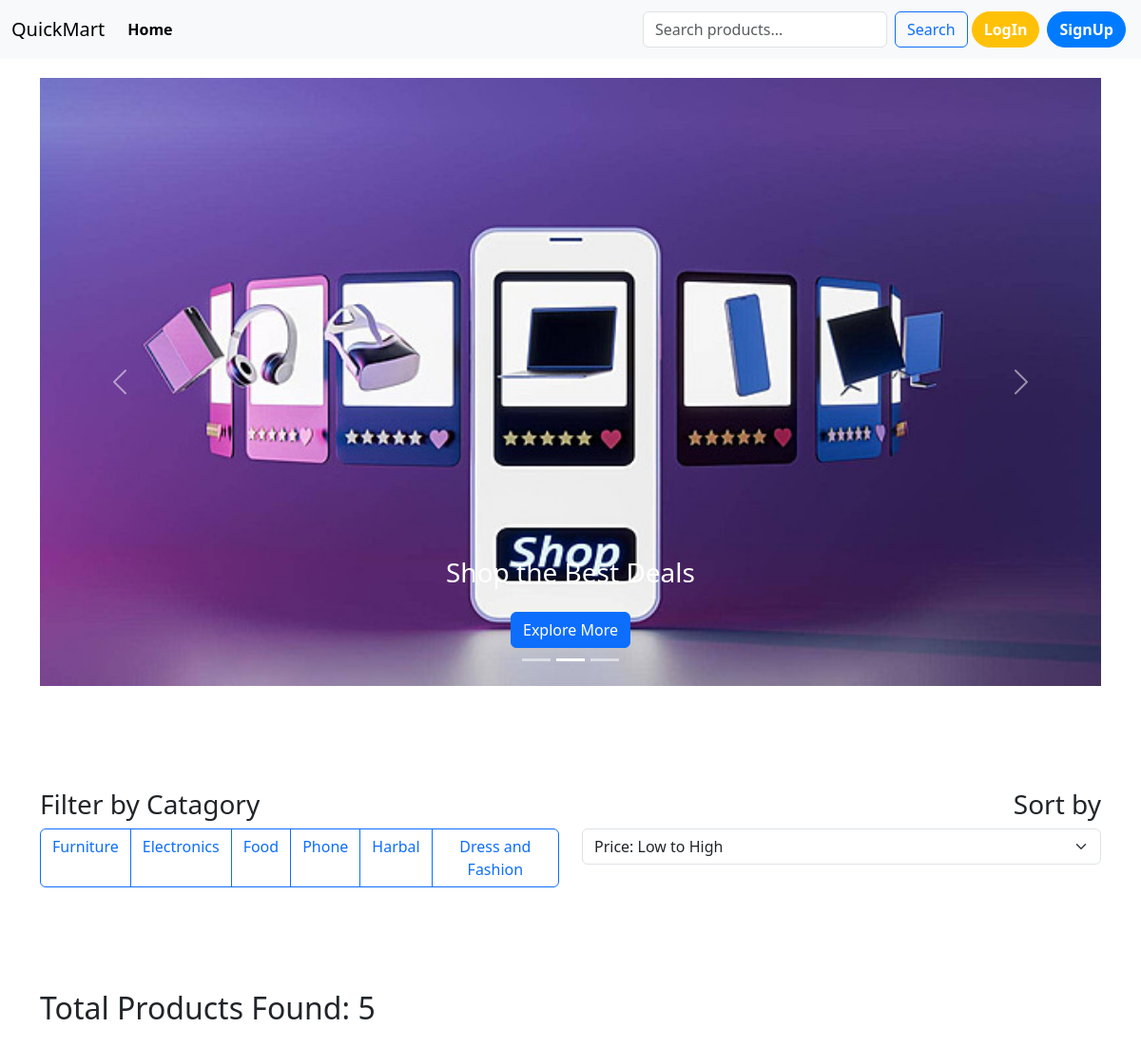
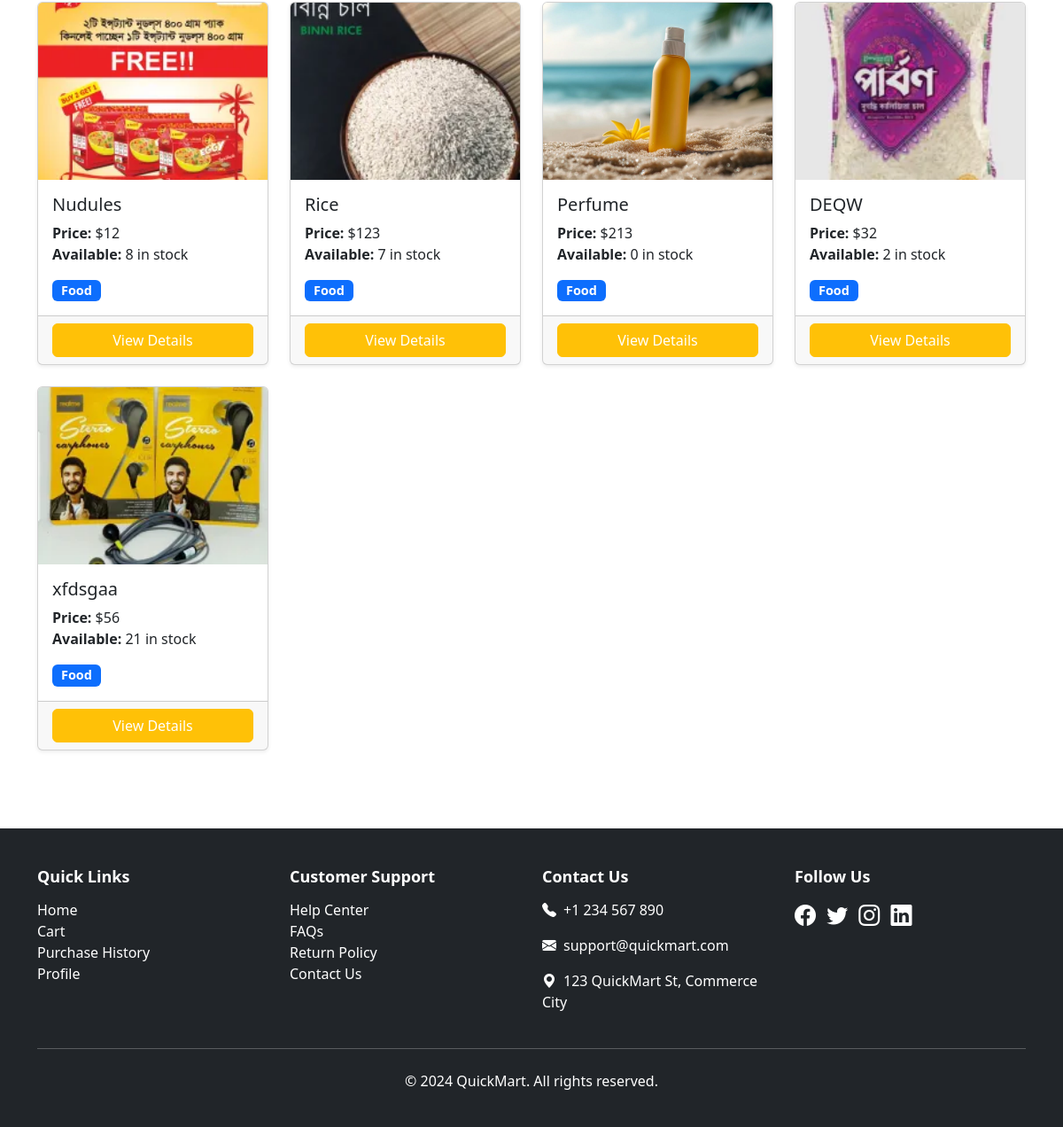
The page /brand/food/ on the database its author committed (2 pictures, top to bottom).
### second_app/models.py (models this page shows, shortened)
class Brand(models.Model):
    name=models.CharField(max_length=40)
    slug=models.SlugField(max_length=100,null=True,unique=True,blank=True)

class Product(models.Model):
    name=models.CharField(max_length=100)
    price=models.IntegerField()
    Brand=models.ForeignKey(Brand,on_delete=models.CASCADE)
    Quantity=models.IntegerField(null=True,blank=True)
    Description=models.TextField(blank=True,null=True)
    Image=models.ImageField(upload_to="second_app/medias/uploads/",blank=True,null=True)

### QuickMart/views.py (the view)
# urls.py: 2. Add a URL to urlpatterns:  path('', views.home, name='home')
def home(request,brand_slug=None):
    data=models.Product.objects.all()
    if brand_slug is not None:
        brand=models.Brand.objects.get(slug=brand_slug)
        data=models.Product.objects.filter(Brand=brand)
    brand=models.Brand.objects.all()
    return render(request,'home.html',{'data':data,'brand':brand})

### Templates/home.html (shortened to what this page needs)
{% extends "base.html" %} {% load static %} {% block content %}
<section class="container banner-container">
  <div
    id="carouselExampleIndicators"
    class="carousel slide"
    data-bs-ride="carousel"
    data-bs-interval="2000"
  >
    <div class="carousel-indicators">
      <button
        type="button"
        data-bs-target="#carouselExampleIndicators"
        data-bs-slide-to="0"
        class="active"
        aria-current="true"
        aria-label="Slide 1"
      ></button>
      <button
        type="button"
        data-bs-target="#carouselExampleIndicators"
        data-bs-slide-to="1"
        aria-label="Slide 2"
      ></button>
      <button
        type="button"
        data-bs-target="#carouselExampleIndicators"
        data-bs-slide-to="2"
        aria-label="Slide 3"
      ></button>
    </div>
    <div class="carousel-inner">
      <div class="carousel-item">
        <img
          src="{% static 'pngtree-technology-and-multimedia-online-shopping-concept-sale-tv-buy-photo-image_43548278.jpg' %}"
          class="d-block w-100 carousel-img"
          alt="Second Slide"
        />
        <div class="carousel-caption d-flex flex-column align-items-center">
          <h3>Shop the Best Deals</h3>
          <a href="#" class="btn btn-primary mt-3">Explore More</a>
        </div>
      </div>
    </div>
    <button
      class="carousel-control-prev"
      type="button"
      data-bs-target="#carouselExampleIndicators"
      data-bs-slide="prev"
    >
      <span class="carousel-control-prev-icon" aria-hidden="true"></span>
    </button>
    <button
      class="carousel-control-next"
      type="button"
      data-bs-target="#carouselExampleIndicators"
      data-bs-slide="next"
    >
      <span class="carousel-control-next-icon" aria-hidden="true"></span>
    </button>
  </div>
</section>
<div class="container mt-5">
  <div class="row">
    <div class="col-md-6">
      <h3>Filter by Catagory</h3>
      <div class="btn-group">
        {% for dat in brand %}
        <a
          href="{% url 'brand_wise_car' dat.slug %}"
          class="btn btn-outline-primary"
          >{{ dat.name }}</a
        >
        {% endfor %}
      </div>
    </div>
    <div class="col-md-6 text-end">
      <h3>Sort by</h3>
      <select class="form-select" onchange="sortProducts(this)">
        <option value="price-asc">Price: Low to High</option>
      </select>
    </div>
  </div>
</div>
<div class="container mt-5">
  <h2 class="mb-4">Total Products Found: {{ data|length }}</h2>
  <div class="row row-cols-1 row-cols-sm-2 row-cols-md-3 row-cols-lg-4 g-4">
    {% for car in data %}
    <div class="col">
      <div class="card h-100 shadow-sm">
        {% if car.Image %}
        <img
          src="{{ car.Image.url }}"
          class="card-img-top"
          alt="{{ car.name }}"
        />
        {% else %}
        <img
          src="{% static 'header.jpg' %}"
          class="card-img-top"
          alt="Default Image"
        />
        {% endif %}
        <div class="card-body">
          <h5 class="card-title">{{ car.name }}</h5>
          <p class="card-text">
            <strong>Price:</strong> ${{ car.price }}<br />
            <strong>Available:</strong> {{ car.Quantity }} in stock
          </p>
          <span class="badge bg-primary">{{ car.Brand.name }}</span>
        </div>
        <div class="card-footer">
          <a
            href="{% url 'post_detail' car.id %}"
            class="btn btn-warning w-100 text-white"
            >View Details</a
          >
        </div>
      </div>
    </div>
    {% endfor %}
  </div>
</div>
{% endblock content %}

### Templates/home.html (style rules this page uses)
.carousel-img { height: 80vh; object-fit: cover; }
.card-img-top { height: 200px; object-fit: cover; }
.badge { font-size: 0.9rem; padding: 5px 10px; }
.container { padding-top: 20px; padding-bottom: 40px; }

### rows shown on the page
Brand: name "Furniture"
Brand: name "Electronics"
Brand: name "Food"
Brand: name "Phone"
Brand: name "Harbal"
Brand: name "Dress and Fashion"
Product: Image (picture), name "Nudules", price "12", Quantity "8", Brand.name "Food"
Product: Image (picture), name "Rice", price "123", Quantity "7", Brand.name "Food"
Product: Image (picture), name "Perfume", price "213", Quantity "0", Brand.name "Food"
Product: Image (picture), name "DEQW", price "32", Quantity "2", Brand.name "Food"
Product: Image (picture), name "xfdsgaa", price "56", Quantity "21", Brand.name "Food"

### other values the page prints
{{ data|length }} "5"
